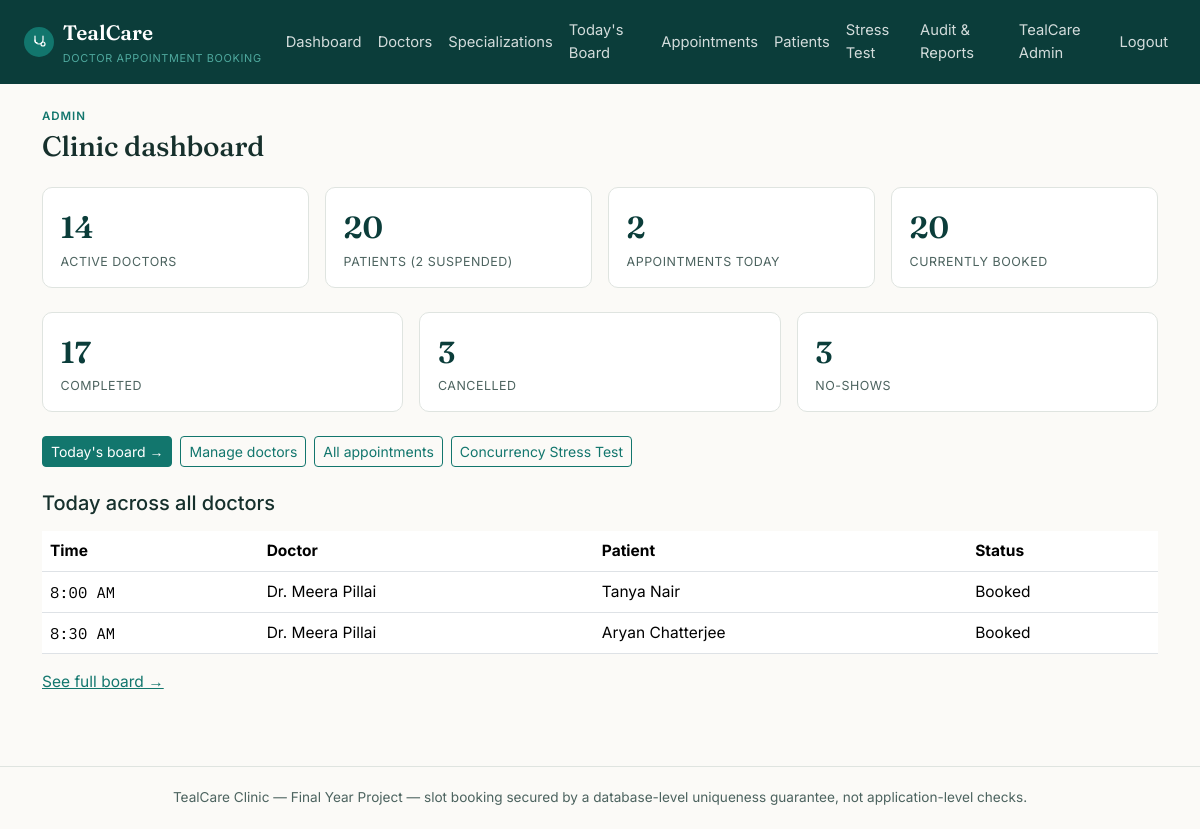
The page /admin/dashboard (signed in) on the database its author committed.
### tables this page shows
CREATE TABLE users (
    id INT AUTO_INCREMENT PRIMARY KEY,
    role ENUM('admin','doctor','patient') NOT NULL,
    name VARCHAR(150) NOT NULL,
    email VARCHAR(190) NOT NULL UNIQUE,
    password_hash VARCHAR(255) NOT NULL,
    phone VARCHAR(20) NULL,
     
    staff_code VARCHAR(20) NULL UNIQUE,
     
     
    status ENUM('active','suspended') NOT NULL DEFAULT 'active',
    reset_token VARCHAR(64) NULL,
    reset_token_expires_at DATETIME NULL,
    created_at TIMESTAMP NOT NULL DEFAULT CURRENT_TIMESTAMP
);

CREATE TABLE doctors (
    id INT AUTO_INCREMENT PRIMARY KEY,
    user_id INT NOT NULL UNIQUE,
    specialization_id INT NOT NULL,
    qualification VARCHAR(150) NOT NULL,
    consultation_fee DECIMAL(10,2) NOT NULL DEFAULT 0,
    default_slot_duration_minutes INT NOT NULL DEFAULT 20,
    bio TEXT NULL,
    status ENUM('active','inactive') NOT NULL DEFAULT 'active',
    created_at TIMESTAMP NOT NULL DEFAULT CURRENT_TIMESTAMP,
    FOREIGN KEY (user_id) REFERENCES users(id) ON DELETE CASCADE,
    FOREIGN KEY (specialization_id) REFERENCES specializations(id)
);

CREATE TABLE appointments (
    id INT AUTO_INCREMENT PRIMARY KEY,
    patient_id INT NOT NULL,
    doctor_id INT NOT NULL,
     
     
    reservation_id INT NULL,
    appointment_date DATE NOT NULL,
    start_time TIME NOT NULL,
    end_time TIME NOT NULL,
    status ENUM('booked','completed','cancelled','no_show') NOT NULL DEFAULT 'booked',
    notes TEXT NULL,
    cancelled_by VARCHAR(20) NULL,
     
     
    is_stress_test TINYINT(1) NOT NULL DEFAULT 0,
    created_at TIMESTAMP NOT NULL DEFAULT CURRENT_TIMESTAMP,
    updated_at TIMESTAMP NOT NULL DEFAULT CURRENT_TIMESTAMP ON UPDATE CURRENT_TIMESTAMP,
    FOREIGN KEY (patient_id) REFERENCES users(id),
    FOREIGN KEY (doctor_id) REFERENCES doctors(id),
    FOREIGN KEY (reservation_id) REFERENCES slot_reservations(id) ON DELETE SET NULL,
    INDEX idx_doctor_date (doctor_id, appointment_date),
    INDEX idx_patient (patient_id)
);

### app/views/admin/dashboard.php (the view, shortened to what the rows shown need)
<p class="eyebrow mb-1">Admin</p>
<h1 class="h3 mb-4">Clinic dashboard</h1>
<div class="row g-3 mb-4">
    <div class="col-6 col-md-3"><div class="stat-tile"><div class="stat-value"><?= $activeDoctors ?></div><div class="stat-label">Active doctors</div></div></div>
    <div class="col-6 col-md-3"><div class="stat-tile"><div class="stat-value"><?= $totalPatients ?></div><div class="stat-label">Patients (<?= $suspendedPatients ?> suspended)</div></div></div>
    <div class="col-6 col-md-3"><div class="stat-tile"><div class="stat-value"><?= $todayCount ?></div><div class="stat-label">Appointments today</div></div></div>
    <div class="col-6 col-md-3"><div class="stat-tile"><div class="stat-value"><?= $bookedCount ?></div><div class="stat-label">Currently booked</div></div></div>
</div>
<div class="row g-3 mb-4">
    <div class="col-6 col-md-4"><div class="stat-tile"><div class="stat-value"><?= $completedCount ?></div><div class="stat-label">Completed</div></div></div>
    <div class="col-6 col-md-4"><div class="stat-tile"><div class="stat-value"><?= $cancelledCount ?></div><div class="stat-label">Cancelled</div></div></div>
    <div class="col-6 col-md-4"><div class="stat-tile"><div class="stat-value"><?= $noShowCount ?></div><div class="stat-label">No-shows</div></div></div>
</div>
<div class="d-flex flex-wrap gap-2 mb-4">
    <a href="<?= Router::url('/admin/board') ?>" class="btn btn-tc btn-sm">Today's board &rarr;</a>
    <a href="<?= Router::url('/admin/doctors') ?>" class="btn btn-outline-tc btn-sm">Manage doctors</a>
    <a href="<?= Router::url('/admin/appointments') ?>" class="btn btn-outline-tc btn-sm">All appointments</a>
    <a href="<?= Router::url('/admin/stress-test') ?>" class="btn btn-outline-tc btn-sm">Concurrency Stress Test</a>
</div>
<h5 class="mb-3">Today across all doctors</h5>
<?php if (empty($todaysBoard)): ?>
    <p class="text-muted">No appointments today.</p>
<?php else: ?>
    <div class="table-responsive">
        <table class="table align-middle">
            <thead><tr><th>Time</th><th>Doctor</th><th>Patient</th><th>Status</th></tr></thead>
            <tbody>
            <?php foreach (array_slice($todaysBoard, 0, 10) as $a): ?>
                <tr>
                    <td class="mono"><?= date('g:i A', strtotime($a['start_time'])) ?></td>
                    <td><?= htmlspecialchars($a['doctor_name'], ENT_QUOTES) ?></td>
                    <td><?= htmlspecialchars($a['patient_name'], ENT_QUOTES) ?></td>
                    <td class="text-capitalize"><?= htmlspecialchars(str_replace('_', ' ', $a['status']), ENT_QUOTES) ?></td>
                </tr>
            <?php endforeach; ?>
            </tbody>
        </table>
    </div>
    <a href="<?= Router::url('/admin/board') ?>">See full board &rarr;</a>
<?php endif; ?>

### core/Router.php (shortened to what the rows shown need)
<?php
class Router
{
    private array $routes = ['GET' => [], 'POST' => []];
    private static string $basePath = '';
    public static function setBasePath(string $path): void
    {
        self::$basePath = rtrim($path, '/');
    }
    public static function url(string $path = ''): string
    {
        return self::$basePath . $path;
    }
    public function get(string $pattern, array $handler): void
    {
        $this->routes['GET'][$pattern] = $handler;
    }
    public function post(string $pattern, array $handler): void
    {
        $this->routes['POST'][$pattern] = $handler;
    }
    public function dispatch(string $method, string $uri): void
    {
        $path = parse_url($uri, PHP_URL_PATH) ?? '/';
        $path = rtrim($path, '/');
        foreach ($this->routes[$method] ?? [] as $pattern => $handler) {
            $params = $this->match($pattern, $path);
            if ($params !== null) {
                [$controllerClass, $action] = $handler;
                $controller = new $controllerClass();
                call_user_func_array([$controller, $action], $params);
                return;
            }
        }
    }
    private function match(string $pattern, string $path): ?array
    {
        $regex = preg_replace('#\{[a-zA-Z_]+\}#', '([^/]+)', $pattern);
        $regex = rtrim($regex, '/');
        if ($regex === '') {
            $regex = '/';
        }
        if (!preg_match('#^' . $regex . '$#', $path, $matches)) {
            return null;
        }
        array_shift($matches);
        return $matches;
    }
}

### app/views/partials/header.php (shortened to what the rows shown need)
<?php
$currentUser = Auth::user();
?>
<!doctype html>
<html lang="en">
<head>
    <link href="https://cdn.jsdelivr.net/npm/bootstrap@5.3.3/dist/css/bootstrap.min.css" rel="stylesheet">
    <link href="<?= Router::url('/assets/css/style.css') ?>" rel="stylesheet">
</head>
<body>
<nav class="navbar navbar-expand-lg navbar-tc">
    <div class="container-fluid px-3 px-lg-4">
        <a class="navbar-brand" href="<?= Router::url($currentUser ? \App\Controllers\AuthController::roleHome($currentUser['role']) : '/login') ?>">
            <span class="brand-mark">
            </span>
            <span>TealCare<small>Doctor Appointment Booking</small></span>
        </a>
        <div class="collapse navbar-collapse" id="navMain">
            <ul class="navbar-nav ms-auto align-items-lg-center">
                <?php if ($currentUser && $currentUser['role'] === 'admin'): ?>
                    <li class="nav-item"><a class="nav-link" href="<?= Router::url('/admin/dashboard') ?>">Dashboard</a></li>
                    <li class="nav-item"><a class="nav-link" href="<?= Router::url('/admin/doctors') ?>">Doctors</a></li>
                    <li class="nav-item"><a class="nav-link" href="<?= Router::url('/admin/specializations') ?>">Specializations</a></li>
                    <li class="nav-item"><a class="nav-link" href="<?= Router::url('/admin/board') ?>">Today's Board</a></li>
                    <li class="nav-item"><a class="nav-link" href="<?= Router::url('/admin/appointments') ?>">Appointments</a></li>
                    <li class="nav-item"><a class="nav-link" href="<?= Router::url('/admin/patients') ?>">Patients</a></li>
                    <li class="nav-item"><a class="nav-link" href="<?= Router::url('/admin/stress-test') ?>">Stress Test</a></li>
                    <li class="nav-item"><a class="nav-link" href="<?= Router::url('/admin/audit-log') ?>">Audit &amp; Reports</a></li>
                <?php endif; ?>
                <?php if ($currentUser): ?>
                    <li class="nav-item"><a class="nav-link" href="<?= Router::url('/account') ?>"><?= htmlspecialchars($currentUser['name'], ENT_QUOTES) ?></a></li>
                    <li class="nav-item">
                        <form method="post" action="<?= Router::url('/logout') ?>" class="d-inline">
                            <button type="submit" class="btn btn-link nav-link" style="border:0;">Logout</button>
                        </form>
                    </li>
                <?php else: ?>
                    <li class="nav-item"><a class="nav-link" href="<?= Router::url('/login') ?>">Login</a></li>
                    <li class="nav-item"><a class="nav-link" href="<?= Router::url('/register') ?>">Register</a></li>
                <?php endif; ?>
            </ul>
        </div>
    </div>
</nav>
<div class="container py-4">

### rows shown on the page
users: name "TealCare Admin"
doctors: default_slot_duration_minutes "20", user "3"
appointments: start_time "8:00 AM", users.name "Dr. Meera Pillai", patient.name "Tanya Nair", status "Booked"
appointments: start_time "8:30 AM", users.name "Dr. Meera Pillai", patient.name "Aryan Chatterjee", status "Booked"

### other values the page prints
$activeDoctors "14"
$suspendedPatients "2"
$todayCount "2"
$completedCount "17"
